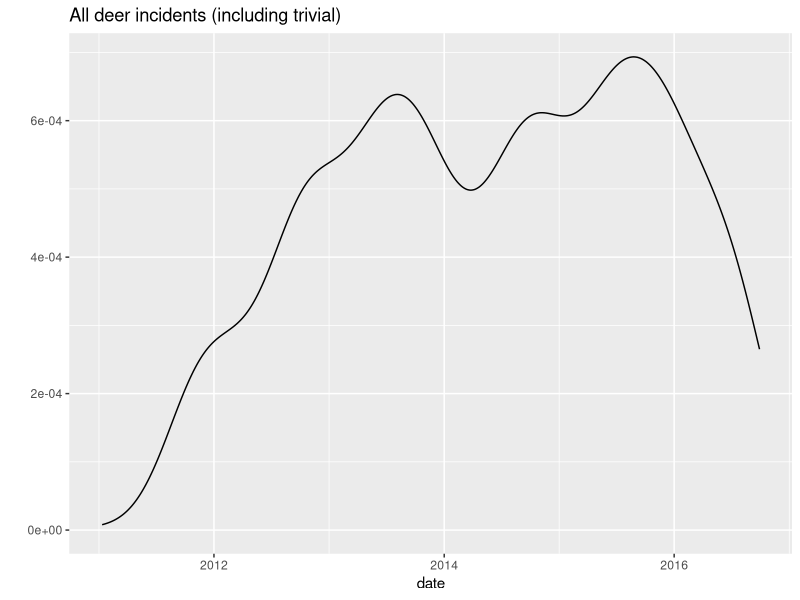
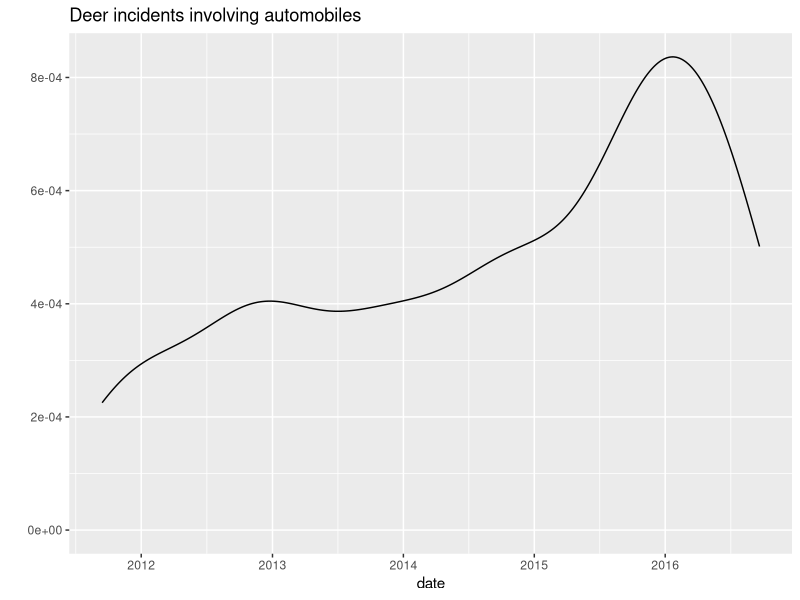
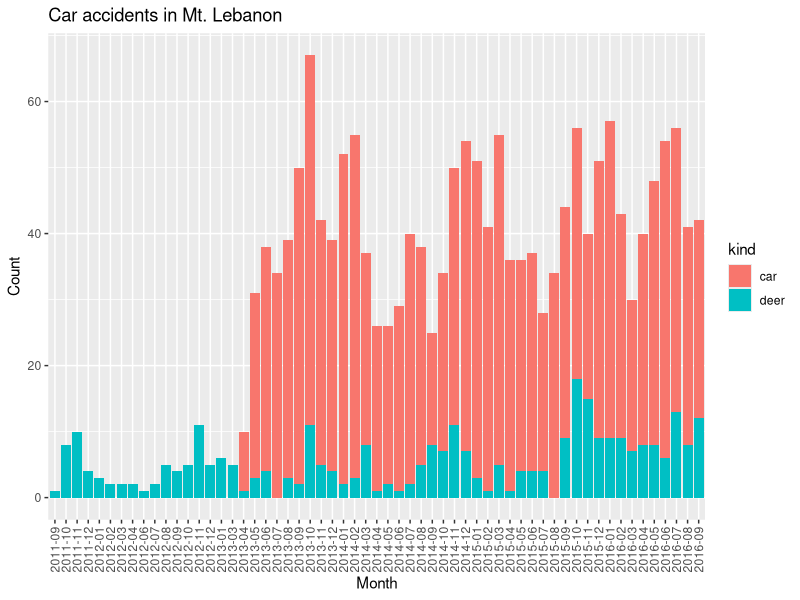

The R script that drew these images, in order: (Note: this script raises an error after producing the figures.)
library(ggplot2)
library(lubridate)
library(scales)
library(dplyr)  # Load last to shadow earlier-defined functions.
library(tidyr)
library(ggthemes)

deer_incidents <- read.csv("data/mt-lebanon-deer-incidents.csv",
                           as.is=c(1,6))
deer_incidents <- transform(deer_incidents, date = mdy(Incident.Date))
deer_incidents <- transform(deer_incidents, Incident.Date = NULL)

qplot(date, data = deer_incidents, geom = "density",
      main = "All deer incidents (including trivial)")

### For context, compare deer-related car accidents with all car accidents.

deer_accidents <- subset(deer_incidents, Vehicle.Involved == "X")
deer_accidents <- transform(deer_accidents, vehicles=1, Vehicle.Involved=NULL)

qplot(date, data = deer_accidents, geom = "density",
      main = "Deer incidents involving automobiles")

car_accidents <- read.csv("data/police-blotter/accidents.csv")
car_accidents <- transform(car_accidents, date = ymd(date), time = hm(time))

## The car-accident data come from the accidents section of police
## blotters. The blotters are published weekly, but we can't take for
## granted that the blotters will each cover exactly 7 days worth of
## reporting, or that there won't be missing blotters. Therefore, to
## determine the years worth of data coverage we have, we add up the
## dates covered by the individual police blotters in our data set.
pbdates <- read.csv("data/police-blotter/police_blotter_date_ranges.csv")
pbdates <- mutate(pbdates,
                  from = mdy(from),
                  to = mdy(to),
                  years = (to - from) / dyears(1) + 1/365)  # Inclusive.
if (length(unique(pbdates$years)) > 1) {
  ## Right now, all of the blotters cover 7 days. If that ever changes,
  ## we ought to verify that there wasn't a data-entry error.
  stop("Check dates on police blotters for inconsistencies.")
}
police_blotter_data_coverage_in_years <- sum(pbdates$years)

deer_accidents_in_car_accidents_date_range <-
  subset(deer_accidents, (date >= min(car_accidents$date) &
                          date <= max(car_accidents$date)))

deer_accidents_included_in_car_accidents <-
  subset(deer_accidents_in_car_accidents_date_range,
         date %in% car_accidents$date)

deer_accidents_missing_in_car_accidents <-
  subset(deer_accidents_in_car_accidents_date_range,
         ! date %in% car_accidents$date)

combined_accidents <-
  rbind(data.frame(date = deer_accidents$date, kind = "deer", vehicles = 1),
        data.frame(date = car_accidents$date,  kind = "car",
                   vehicles = car_accidents$vehicles))

combined_accidents <-
  transform(combined_accidents, month = floor_date(date, "month"))

qplot(as.factor(substr(month, 1, 7)), data = combined_accidents,
      weight = vehicles, fill = kind,
      main = "Car accidents in Mt. Lebanon",
      xlab = "Month", ylab = "Count") +
  theme(axis.text.x = element_text(angle = 90, vjust = 0.5))

combined_accidents_by_month <-
  ddply(combined_accidents, .(month, kind), summarize, vehicles = sum(vehicles))

summarize(car_accidents, vehicles = sum(vehicles))

### In which months are deer-related car accidents most common?

qplot(as.factor(substr(date, 6, 7)), data = deer_accidents,
      weight = vehicles,
      main = "Deer-related car accidents in Mt. Lebanon",
      xlab = "Month", ylab = "Count") +
  theme(axis.text.x = element_text(angle = 90, vjust = 0.5))


### In terms of injury risk, how do deer incidents compare to car accidents?

## First, deer-related incidents.
(deer_injury_incidents <- sum(deer_incidents$Person.Injured == "X"))
(deer_incident_years <- diff(range(deer_incidents$date)) / dyears(1))
(deer_injury_incidents_per_year <- deer_injury_incidents / deer_incident_years)

## Next, car-related incidents.
(car_injury_incidents <- sum(car_accidents$injuries > 0))
(car_incident_years <- police_blotter_data_coverage_in_years)
(car_injury_incidents_per_year <- car_injury_incidents / car_incident_years)

(relative_risk_of_injury_car_to_deer <-
 car_injury_incidents_per_year / deer_injury_incidents_per_year)


### If there's a car accident in Mt. Lebanon, how much more (or less) likely
### is it to injure someone, given that a deer was involved?
frequency <- function(bools) sum(bools) / length(bools)
(freq_of_injury_in_all_car_accidents <- frequency(car_accidents$injuries > 0))
(freq_of_injury_in_deer_car_accidents <- frequency(deer_accidents$Person.Injured == "X"))
(rel_freq_of_injury_in_accidents_if_deer_involved <-
     (freq_of_injury_in_deer_car_accidents /
          freq_of_injury_in_all_car_accidents))

### Compute some yearly and monthly summary statistics.
group_by(deer_accidents, year(date)) %>%
  summarise(accidents = n())

group_by(deer_accidents, floor_date(date, "month")) %>%
  summarise(accidents = n()) %>%
  View

group_by(deer_accidents, year = year(date)) %>%
  summarise(accidents = n())

group_by(deer_accidents,
         year = year(date),
         last = month(date) > 8) %>%
  summarise(accidents = n())


### Pedestrian/bicyclist accidents.

pedcyc_incidents <-
  read.csv("data/pedestrian-and-bicyclist-accidents.csv",
           colClasses=c(
             "factor", rep("character", 3), rep("numeric", 3),
             rep("character", 7), "numeric"))
pedcyc_incidents <- transform(pedcyc_incidents, when=ymd_hm(paste(DATE, TIME)))
## select(subset(pedcyc_incidents, UCR.DESCRIPTION == "DEATH"), REPORT)
pedcyc_incidents <-
  pedcyc_incidents %>%
  subset(UCR.DESCRIPTION != "DEATH")

summary(pedcyc_incidents)

pedcyc_incidents %>%
  group_by(UCR.DESCRIPTION) %>%
  summarize(n = n(), injury_frequency = frequency(INJ > 0))

deer_accidents_by_year <-
  group_by(deer_accidents, year=year(date)) %>%
  summarise(accidents = n(), injury_accidents = sum(Person.Injured == "X"))

pedcyc_accidents_by_year <-
  pedcyc_incidents %>%
  group_by(year=year(when)) %>%
  summarise(accidents = n(), injury_accidents = sum(INJ > 0))

full_join(deer_accidents_by_year, pedcyc_accidents_by_year, by="year") %>%
  arrange(year)

full_join(deer_accidents_by_year, pedcyc_accidents_by_year, by="year") %>%
  arrange(year) %>%
  subset(year >= 2011 & year <= 2014) %>%
  summarize(deer_crash_injuries = sum(injury_accidents.x),
            pedcyc_crash_injuries = sum(injury_accidents.y))


deer_accidents_monthly <- transform(deer_accidents, year=year(date), month=month(date))

deer_accidents_monthly %>%
  count(year, month) %>%
  spread(month, n)

deer_accidents_monthly %>%
  count(year)

deer_accidents_monthly %>%
  filter(month > 8) %>%
  count(year)

transform(deer_incidents, year=year(date), month=month(date)) %>%
  count(year, month) %>%
  spread(month, n)


### Deer management report.

deer_management_report <-
  data.frame(Year=2000:2013,
             Animal_control=c(34,40,39,59,49,61,62,64,48,50,79,71,99,90),
             Police=c(rep(NA,11), 45,49,43))

(deer_management_report_m <- deer_management_report %>% gather(Kind, Reports, 2:3))

p <-
qplot(Year, Reports, data=deer_management_report_m,
      geom=c("line"), color=Kind,
      main="Reports of probable deer accidents in Mt. Lebanon (2000–2013)") +
  geom_vline(xintercept=2006.25, color="gray") +
  geom_vline(xintercept=2007.25, color="gray") +
  annotate("text", x=2006.5, y=65, label="Cull 69 deer", hjust=0, angle=90, size=4) +
  annotate("text", x=2007.5, y=65, label="Cull 146 deer", hjust=0, angle=90, size=4) +
  scale_color_discrete(name="Source",
                       breaks=c("Animal_control", "Police"),
                       labels=c("Animal control", "Police"))
p

p + scale_y_continuous(trans=log10_trans())

dev.new()

p + coord_fixed(ratio = with(deer_management_report, bank_slopes(Year, Animal_control)))

ggsave(file="/tmp/probable_deer_accidents_mt_lebanon_2000_thru_2013.pdf",
       device=cairo_pdf)

summary(m1 <- lm(I(log(Animal_control)) ~ Year, data=deer_management_report))

summary(m_lo <- lm(I(log(Animal_control)) ~ Year,
                   data=subset(deer_management_report, Year <= 2005)))

summary(m_lo_linear <- lm(Animal_control ~ Year,
                          data=subset(deer_management_report, Year <= 2005)))

summary(m_hi <- lm(I(log(Animal_control)) ~ Year,
                   data=subset(deer_management_report, Year >= 2010)))

summary(m_cull <- lm(I(log(Animal_control)) ~ Year,
                   data=subset(deer_management_report, Year > 2008)))
